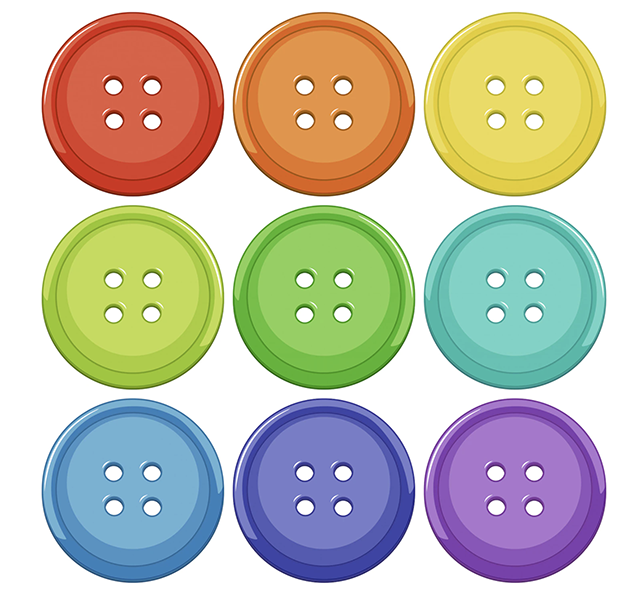
#> input picture tp3/images/buttons.png, 640 x 597 px
$ python watershed.py
#> lines starting #> are read from the running program, lines starting #| are printed output that depends on the picture
import cv2
import numpy as np

from utils.marker import Marker
from utils.image_operations import apply_watershed

main_window = 'Main Window'
output_window = 'Output Window'

cv2.namedWindow(main_window)

image_x_size = 640
image_y_size = 597


def main():

    frame = cv2.imread('./images/buttons.png')
#> frame is the input picture: shape (597, 640, 3); mean B, G, R 176.6, 193.2, 195.5

    markers = []
    marker_index = 49  # 1 en ASCII

    seeds = np.zeros((image_y_size, image_x_size), np.uint8)

    while True:
        cv2.setMouseCallback(main_window, add_marker_event, [markers, marker_index, seeds])

        frame_copy = frame.copy()
        seeds_copy = seeds.copy()

        for marker in markers:
            marker.draw(frame_copy)
            marker.draw(seeds_copy)
#> seeds_copy: shape (597, 640); every value is 0

        cv2.imshow(main_window, np.hstack((frame_copy, cv2.applyColorMap(seeds_copy, cv2.COLORMAP_HOT))))
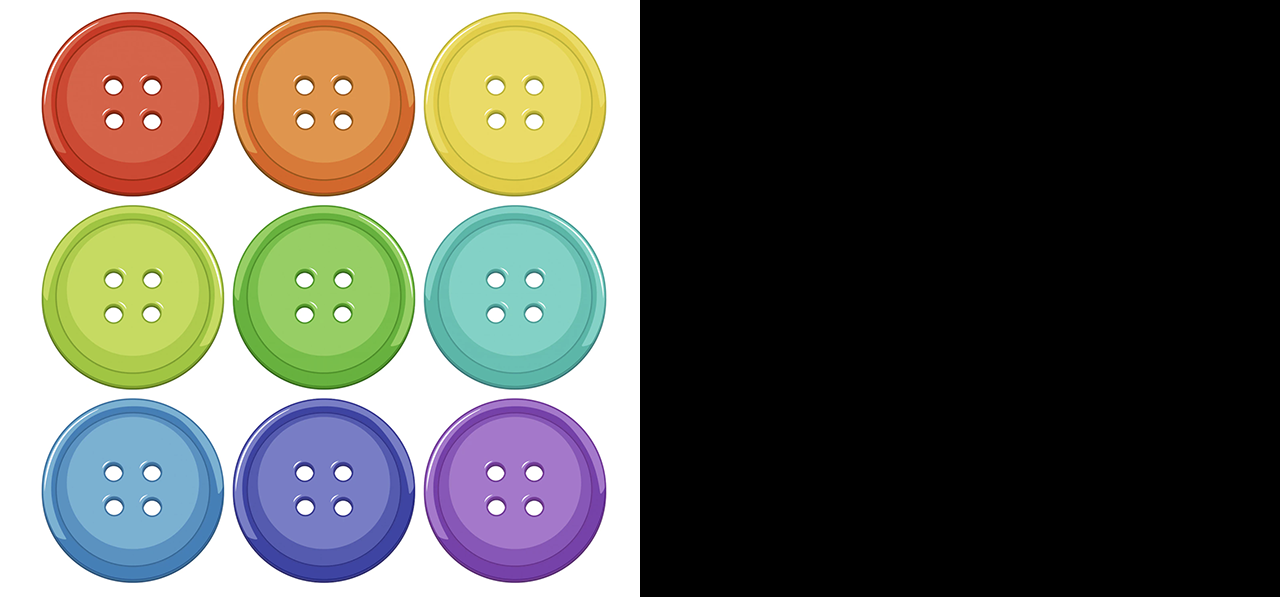
#> window 'Main Window': shape (597, 1280, 3); mean B, G, R 88.3, 96.6, 97.8

        key = cv2.waitKey(100) & 0xFF
#> (key q is pressed here)
        if key == 32:
            cv2.imshow(output_window, apply_watershed(frame.copy(), seeds))

        if ord('1') <= key <= ord('9'):
            marker_index = key

        if key == ord('r'):
            markers = []
            seeds = np.zeros((image_y_size, image_x_size), np.uint8)

        if key == ord('q'):
            break


def add_marker_event(event, x, y, _flags, _params):
    if event == cv2.EVENT_LBUTTONDOWN:

        markers = _params[0]
        marker_index = _params[1]
        segmentation = _params[2]

        marker = Marker(int(chr(marker_index)), x, y)
        markers.append(marker)
        cv2.circle(segmentation, marker.pos, 7, (marker.id, marker.id, marker.id), thickness=-1)


if __name__ == '__main__':
    main()
